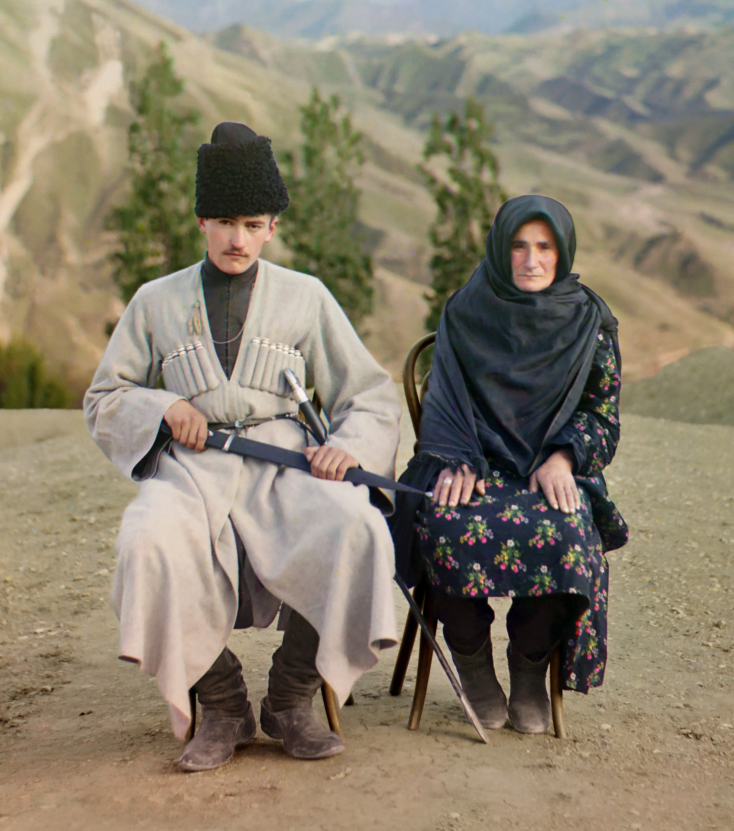
#> input picture 4th semester/Lab Task/Task 5/Dagestani_man_and_woman.jpg, 2200 x 2492 px, found by its file name (shown at 1/3 size)
$ jupyter execute 'Task 5.ipynb'
#> lines starting #> are read from the running program, lines starting #| are printed output that depends on the picture
# Task 5

[cell 1]
import cv2

photo = cv2.imread(r"E:\Dagestani_man_and_woman.jpg")
#> photo is the input picture: shape (2492, 2200, 3); mean B, G, R 108.9, 127.3, 137.5


gray_img = cv2.cvtColor(photo, cv2.COLOR_BGR2GRAY)
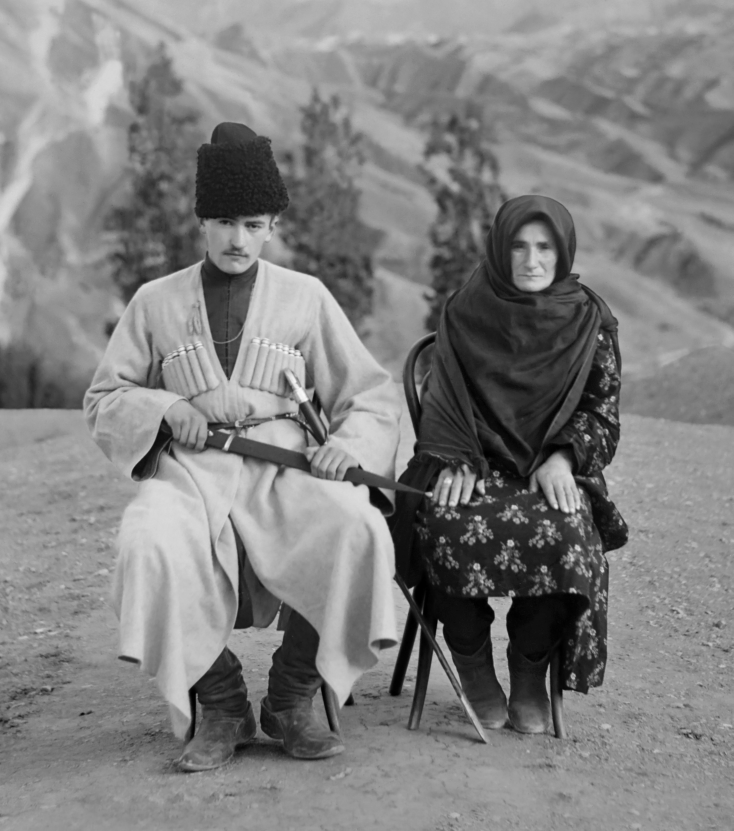
#> gray_img: shape (2492, 2200) (shown at 1/3 size); min 0, max 252, mean 128.3

blur_img = cv2.GaussianBlur(photo, (7,7), 0)

edge_img = cv2.Canny(photo, 100, 200)
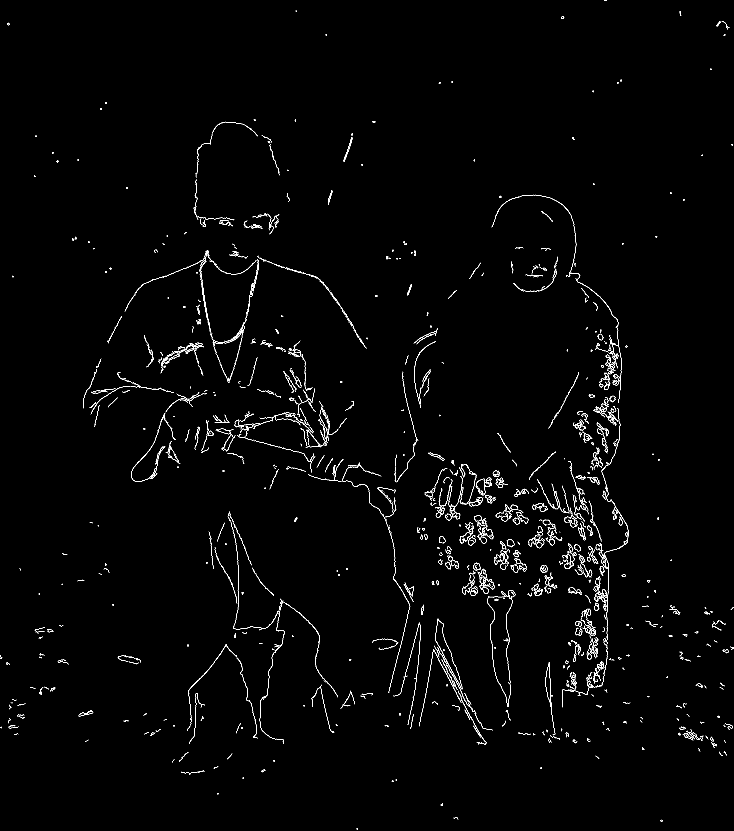
#> edge_img: shape (2492, 2200) (shown at 1/3 size); 0.99% white in thin lines or dots

small_img = cv2.resize(photo, (300, 300))
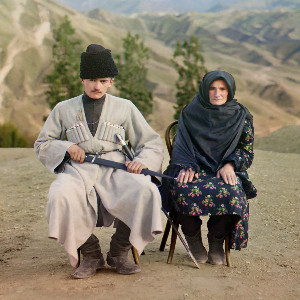
#> small_img: shape (300, 300, 3); mean B, G, R 108.8, 127.2, 137.4

flip_img = cv2.flip(photo, 1)
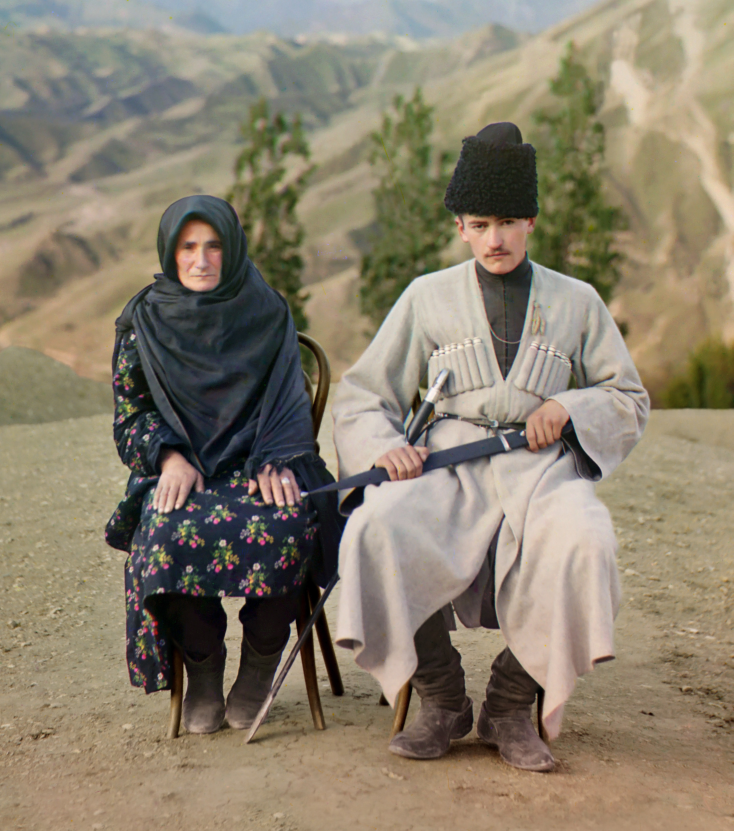
#> flip_img: shape (2492, 2200, 3) (shown at 1/3 size); mean B, G, R 108.9, 127.3, 137.5

rot_img = cv2.rotate(photo, cv2.ROTATE_90_CLOCKWISE)
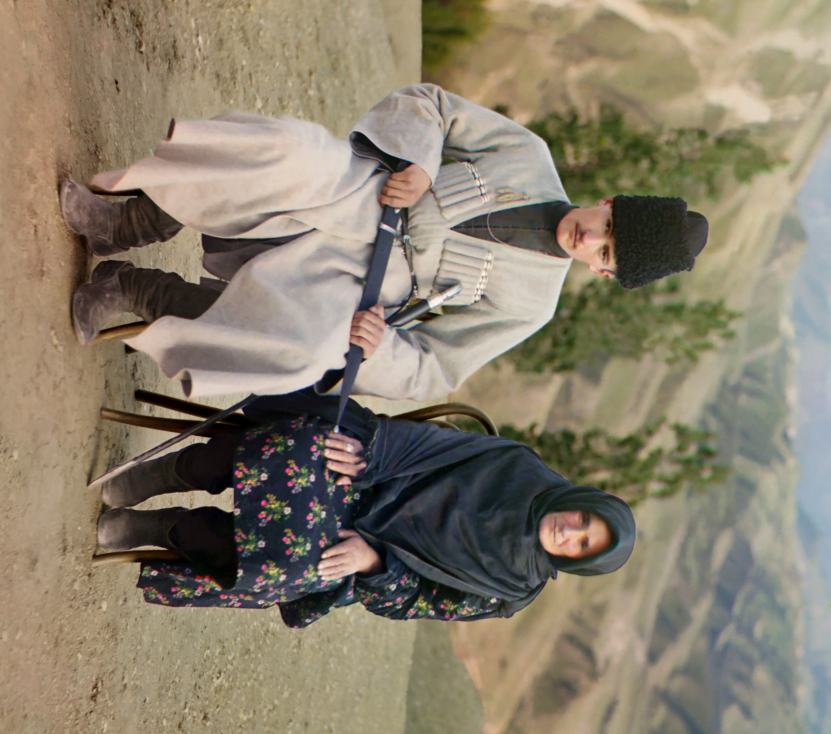
#> rot_img: shape (2200, 2492, 3) (shown at 1/3 size); mean B, G, R 108.9, 127.3, 137.5

cv2.imwrite("gray_image.jpg", gray_img)
cv2.imwrite("blur_image.jpg", blur_img)
cv2.imwrite("edge_image.jpg", edge_img)
cv2.imwrite("small_image.jpg", small_img)
cv2.imwrite("flip_image.jpg", flip_img)
cv2.imwrite("rotate_image.jpg", rot_img)
#> Out = True
